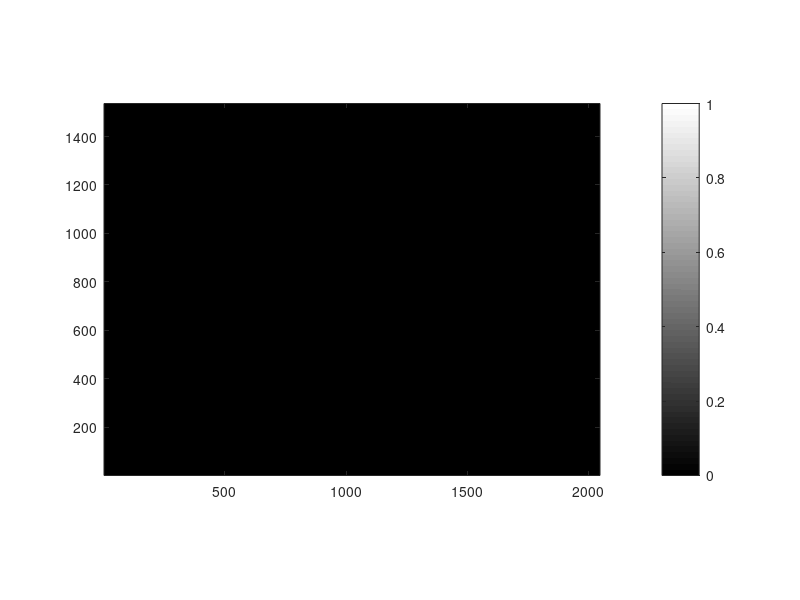

This chart was generated by the following MATLAB code: (Note: this script raises an error after producing the figure.)
clear; close all; clc;
addpath('..\..\Filtering');

% Script that processes frame (FLIR) data by reading in the data, removing
% background for threshold center-of-gravity (TCoG) spot position
% estimation. Data are saved for further processing.
% Author: Mitchell Grose, University of Dayton, 2023

%% parameters

% subaperture sizes
subap_sz_flir = 200;

% FLIR data processing thresholds
thresh_reference = 0.4;
thresh_global = 0.20;

%% load the data

date_flag = '2023-07-30'; % grab data from this day
dataset_flag = 4; % grab this dataset

fpath_flir = ['D:\Data\Dual_WFS\', date_flag, '_Eastwood\DualSync\FLIR\dataset', num2str(dataset_flag, '%02d')];

dd_flir = dir(fullfile(fpath_flir, '*.tiff'));

numFramesLoad = length(dd_flir);

% load images and format
imgs = zeros([1536, 2048, numFramesLoad], 'uint8');

fprintf(1, 'reading FLIR images... ');
for ii=1:numFramesLoad
    if rem(ii, 10) == 0
        fprintf(1, ['Loading frame ', num2str(ii), ' of ', num2str(numFramesLoad), '.\n']);
    end
    % fliplr because 45 degree beamsplitter flips the image left-right
    imgs(:,:,ii) = fliplr(imread(fullfile(dd_flir(ii).folder, dd_flir(ii).name)));
end

%% compute the reference frame

% compute the average frame
flirFrame_ref = mean(imgs, 3);

% subtract off a percentage of the max pixel in the reference frame
flirFrame_ref = flirFrame_ref - max(flirFrame_ref(:)) .* thresh_reference;

% set negative pixels to zero
flirFrame_ref(flirFrame_ref < 0) = 0;

% plot the reference frame
figure;
imagesc(flirFrame_ref);
axis image xy;
colormap(gray);
colorbar;
drawnow;

%% apply global threshold to individual frames

tic; fprintf(1, 'Filtering images with global threshold... ');
imgs_thresh = single(imgs);
clear('imgs');

% loop over images
% subtract a percentage off the max pixel in the frame
for ii=1:size(imgs_thresh, 3)
    if rem(ii, 10) == 0
        fprintf(1, ['Thresholding frame ', num2str(ii), ' of ', num2str(numFramesLoad), '.\n']);
    end
    img_tmp = imgs_thresh(:,:,ii);
    img_tmp = img_tmp - (max(img_tmp(:)) .* thresh_global);
    img_tmp(img_tmp<0) = 0;
    imgs_thresh(:,:,ii) = img_tmp;
end

clear('img_tmp');
fprintf(1, 'Done. '); toc;

% % show a few of the thresholded frames
% fig1 = figure;
% hold on;
% for ii = size(imgs_thresh, 3)-400:size(imgs_thresh, 3)
%     imagesc(imgs_thresh(:,:,ii));
%     axis image xy;
%     colormap(gray);
%     colorbar;
%     title(['Frame ', num2str(ii)]);
% 
%     drawnow;
%     clf(fig1);
% end
% close(fig1);

%% load reference positions

load(['./spot_ref_centers_20230730/ref_pos_flir_dataset', num2str(dataset_flag, '%02d'), '.mat']);

% define rectangles for subaperture positions
r_pos_flir = [xc_ref_flir-subap_sz_flir/2, yc_ref_flir-subap_sz_flir/2,...
    ones(size(yc_ref_flir)).*subap_sz_flir, ones(size(yc_ref_flir)).*subap_sz_flir];

% % for making a pretty reference frame
% flirFrame_ref_padded = padarray(flirFrame_ref, [50, 50], 0, 'both');
% r_pos_flir_padded = r_pos_flir;
% r_pos_flir_padded(:,1:2) = r_pos_flir_padded(:,1:2) + 50;

% plot reference image with subaperture positions
fig1 = figure;
imagesc(flirFrame_ref);
% imagesc(flirFrame_ref_padded);  % for making a pretty reference frame
hold on;
plot(xc_ref_flir, yc_ref_flir, 'r+', 'LineWidth', 2, 'MarkerSize', 6);
for ii=1:length(xc_ref_flir)
    rectangle('Position', r_pos_flir(ii,:), 'EdgeColor', 'g', 'LineWidth', 3);
    
    % for making a pretty reference frame
    % rectangle('Position', r_pos_flir_padded(ii,:), 'EdgeColor', 'g', 'LineWidth', 3);
end
axis image xy off;
colorbar;
colormap('gray');
hold off;
drawnow;

% exportgraphics(fig1, 'FLIR_Reference_Frame.pdf');

%% compute spot centers (centroid, center-of-gravity)

% turn off annoying warning about indexing
warning('off');

tic;

% pre-allocate for centroid position
xc_imgs_flir = NaN(length(xc_ref_flir), size(imgs_thresh, 3));
yc_imgs_flir = NaN(size(xc_imgs_flir));

% loop over frames
for ii = 1:size(xc_imgs_flir, 2)

    fprintf(1, ['Processing FLIR image ', num2str(ii), ' of ', num2str(size(imgs_thresh, 3)), '.\n']);

    % loop over subapertures
    for jj=1:size(xc_imgs_flir, 1)

        % define mask for the subaperture
        mask = zeros(size(imgs_thresh, [1,2]));
        row1_tmp = yc_ref_flir(jj)-subap_sz_flir/2;
        row2_tmp = yc_ref_flir(jj)+subap_sz_flir/2-1;
        col1_tmp = xc_ref_flir(jj)-subap_sz_flir/2;
        col2_tmp = xc_ref_flir(jj)+subap_sz_flir/2-1;

        % stay on the detector
        if row1_tmp <= 0
            row1_tmp = 1;
        end
        if row1_tmp > 1536
            row1_tmp = 1536;
        end
        if row2_tmp <= 0
            row2_tmp = 1;
        end
        if row2_tmp > 1536
            row2_tmp = 1536;
        end

        % stay on the detector
        if col1_tmp <= 0
            col1_tmp = 1;
        end
        if col1_tmp > 2048
            col1_tmp = 2048;
        end
        if col2_tmp <= 0
            col2_tmp = 1;
        end
        if col2_tmp > 2048
            col2_tmp = 2048;
        end
        
        % set the mask
        mask(row1_tmp:row2_tmp, col1_tmp:col2_tmp) = 1;

        % masked image
        tmp = imgs_thresh(:,:,ii) .* mask;

        % value and subscript of each non-zero pixel
        [rc, cc, vc] = find(tmp);

        if ~isempty(vc) % if subaperture has signal
            [~, idx_plot_sort] = sort(vc);

            % % code for plotting centroid computation
            % c_test = winter(length(idx_plot_sort));
            % 
            % cc_centroid = sum(cc.*vc) / sum(vc);
            % rc_centroid = sum(rc.*vc) / sum(vc);
            % 
            % fig1 = figure;
            % scatter3(cc(idx_plot_sort), rc(idx_plot_sort), vc(idx_plot_sort), 8, c_test, 'filled');
            % hold on;
            % h = plot3([cc_centroid, cc_centroid], [rc_centroid, rc_centroid], [0, ceil(max(vc))+2], 'k-', 'LineWidth', 2);
            % xlabel('Detector Column (pixel)', 'FontWeight', 'bold');
            % ylabel('Detector Row (pixel)', 'FontWeight', 'bold');
            % zlabel('Intensity', 'FontWeight', 'bold');
            % legend(h, {'Centroid'}, 'location', 'northeast');
            % ax = gca;
            % ax.FontWeight = 'bold';
            % hold off;
            % 
            % exportgraphics(fig1, 'Centroid_Computation.pdf');

            % compute centroid of all non-zero pixels
            xc_imgs_flir(jj,ii) = sum(cc.*vc) / sum(vc);
            yc_imgs_flir(jj,ii) = sum(rc.*vc) / sum(vc);

        else % if subaperture does not have signal

            xc_imgs_flir(jj,ii) = NaN;
            yc_imgs_flir(jj,ii) = NaN;

        end

    end

end
clear('tmp');

fprintf(1, 'Done. '); toc;

warning('on');

clear('rc', 'yc', 'vc', 'mask');

%% plot the centroids

figure;
plot(1:size(xc_imgs_flir, 2), xc_imgs_flir, 'LineWidth', 1);
xlabel('frame index');
ylabel('x-axis centroid position');

figure;
plot(1:size(yc_imgs_flir, 2), yc_imgs_flir, 'LineWidth', 1);
xlabel('frame index');
ylabel('y-axis centroid position');

%% make a video of the computed centroids

flag_mkVideo = false;
if flag_mkVideo
    v = VideoWriter('Frames_TrackedSpots', 'MPEG-4');
    v.Quality = 100;
    v.FrameRate = 10;
    open(v);
end

fig1 = figure;
hold on;
% for ii = size(imgs_thresh, 3)-400:size(imgs_thresh, 3)
for ii = 200:500
    imagesc(imgs_thresh(:,:,ii));
    axis image xy;
    colormap(gray);
    colorbar;
    hold on;
    plot(xc_imgs_flir(:,ii), yc_imgs_flir(:,ii), 'rx', 'LineWidth', 2, 'MarkerSize', 5);
    % xlim([0, 700]);
    % ylim([400, 1100]);
    title(['Frame ', num2str(ii, '%04d')]);

    drawnow;
    if flag_mkVideo
        writeVideo(v, getframe(fig1));
    end
    clf(fig1);
end
close(fig1);

if flag_mkVideo
    close(v);
end

%% plot a histogram of the centered (mean-remved) centroids

xc_imgs_flir_mean = mean(xc_imgs_flir(:,1:500), 2);
yc_imgs_flir_mean = mean(yc_imgs_flir(:,1:500), 2);

fig1 = figure;
histogram(xc_imgs_flir(:,1:500) - xc_imgs_flir_mean);
hold on;
histogram(yc_imgs_flir(:,1:500) - yc_imgs_flir_mean);
xlabel('Slope (Pixels)');
ylabel('Counts');
legend('x-axis', 'y-axis');
hold off;

% exportgraphics(fig1, 'Slope_Histogram.pdf');

%% save the data

filename_save = ['tracks_flir_dataset', num2str(dataset_flag, '%02d'), '.mat'];
save(filename_save, 'xc_imgs_flir', 'yc_imgs_flir', 'thresh_global', 'thresh_reference', 'flirFrame_ref');